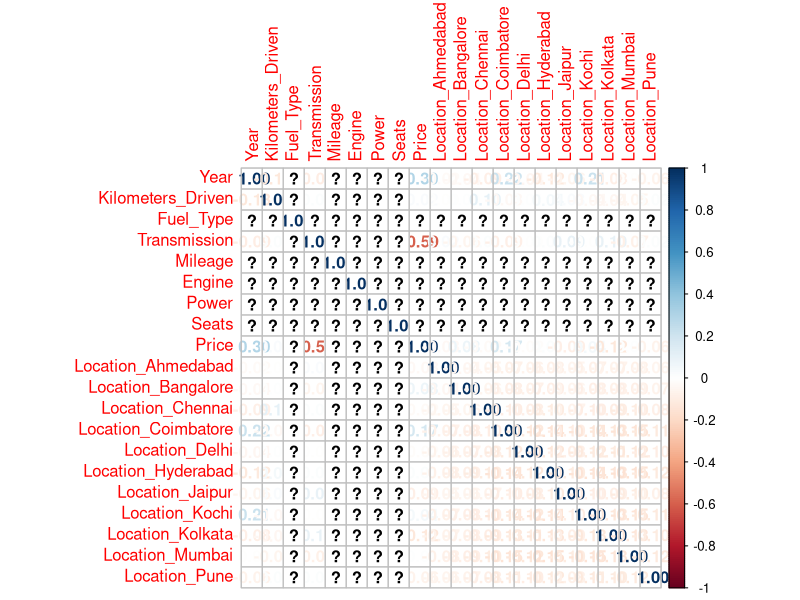
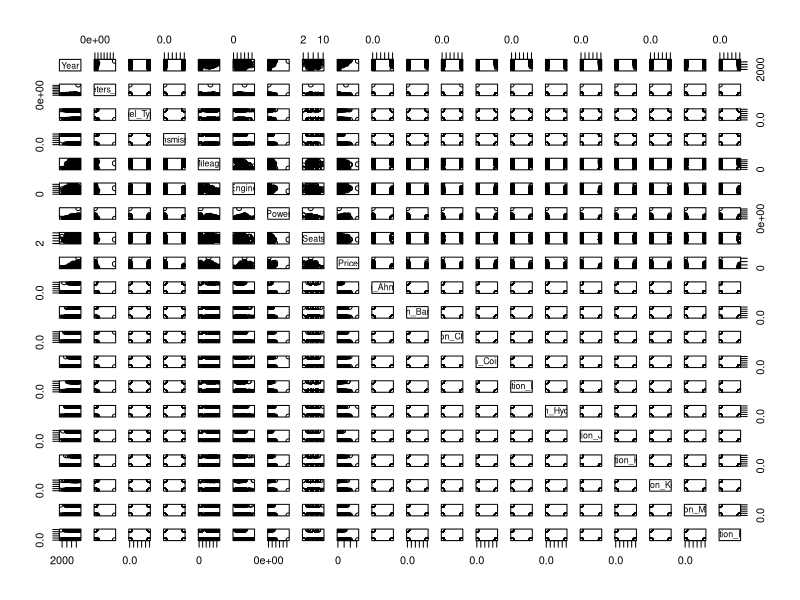
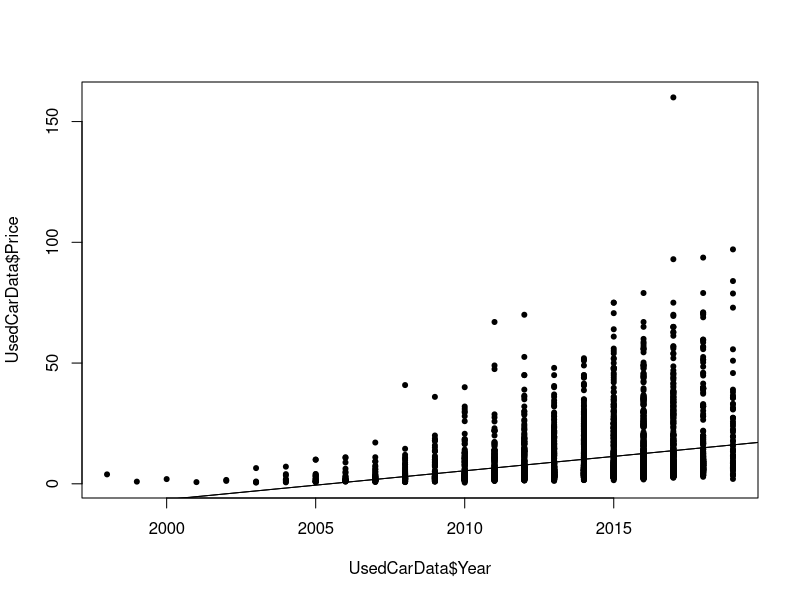

Source code (R) for these figures, in order:
## ---- chunk 1
UsedCarData <- read.csv("train_4.csv")
## ---- chunk 2
head(UsedCarData)
## ---- chunk 3
# Only keep rows that have owner type as first
UsedCarData <- subset(UsedCarData, UsedCarData$Owner_Type == "First")

head(UsedCarData)

## ---- chunk 4
#Uncomment if you need to download the "fastDummies" package
#install.packages("fastDummies")
library(fastDummies)
data_with_dummies <- dummy_cols(UsedCarData, select_columns = "Location")
UsedCarData <- cbind(UsedCarData, data_with_dummies)
UsedCarData <- UsedCarData[16:39]

#Check to see if the process was completed correctly
head(UsedCarData)

## ---- chunk 5
#Create dummy variables for the Transmission and Fuel_Type variable.
UsedCarData$Transmission <- factor(UsedCarData$Transmission, levels = c("Automatic", "Manual"), labels = c(0,1))
UsedCarData$Fuel_Type <- factor(UsedCarData$Fuel_Type, levels = c("Diesel", "Petrol"), labels = c(0,1))

#Check to see if the process was completed correctly
head(UsedCarData)
## ---- chunk 6
#Remove characters from variables that have units stored in their values
UsedCarData$Mileage <- as.integer(gsub("[^0-9]", "", UsedCarData$Mileage))
UsedCarData$Engine <- as.integer(gsub("[^0-9]", "", UsedCarData$Engine))
UsedCarData$Power <- as.integer(gsub("[^0-9]", "", UsedCarData$Power))
UsedCarData$New_Price <- as.integer(gsub("[^0-9]", "", UsedCarData$New_Price))

#Turn dummy variables into integers
UsedCarData$Transmission = as.numeric(UsedCarData$Transmission) - 1
UsedCarData$Fuel_Type = as.numeric(UsedCarData$Fuel_Type) -1

#Check to see if the process was completed correctly
head(UsedCarData)
## ---- chunk 7
#These values are the same for every car in our current data set, so we can exclude it from the regression.
UsedCarData$Owner_Type <- NULL

#Remove the New_Price variable because there are too many null values which will impact our results.
UsedCarData$New_Price <- NULL

#Remove variables that won't be used in the linear regression
UsedCarData$Location <- NULL
UsedCarData$Name <- NULL

#Check to see if the process was completed correctly
head(UsedCarData)
## ---- chunk 8
#Visualize the relationship between all the variables with a correlation matrix
library("corrplot")
corrplot(cor(UsedCarData[, 1:20]), method="number")
plot(UsedCarData[, 1:20])
plot(UsedCarData$Year, UsedCarData$Price, pch=20)
abline(lm(UsedCarData$Price ~ UsedCarData$Year))
abline(lm(UsedCarData$Price ~ UsedCarData$Year))
## ---- chunk 9
#Create the regression model
regModel <- lm(UsedCarData$Price ~ UsedCarData$Year + UsedCarData$Kilometers_Driven + UsedCarData$Mileage + UsedCarData$Engine + UsedCarData$Power + UsedCarData$Seats + UsedCarData$Location_Ahmedabad + UsedCarData$Location_Bangalore + UsedCarData$Location_Chennai + UsedCarData$Location_Coimbatore + UsedCarData$Location_Delhi + UsedCarData$Location_Hyderabad + UsedCarData$Location_Jaipur + UsedCarData$Location_Kochi + UsedCarData$Location_Kolkata + UsedCarData$Location_Mumbai + UsedCarData$Location_Pune + UsedCarData$Transmission + UsedCarData$Fuel_Type)

#Get the summary statistics
summary(regModel)
## ---- chunk 10
#Start by removing the most insignificant values, which would be Location_Jaipur.
regModel <- lm(UsedCarData$Price ~ UsedCarData$Year + UsedCarData$Kilometers_Driven + UsedCarData$Mileage + UsedCarData$Engine + UsedCarData$Power + UsedCarData$Seats + UsedCarData$Location_Ahmedabad + UsedCarData$Location_Bangalore + UsedCarData$Location_Chennai + UsedCarData$Location_Coimbatore + UsedCarData$Location_Delhi + UsedCarData$Location_Hyderabad  + UsedCarData$Location_Kochi + UsedCarData$Location_Kolkata + UsedCarData$Location_Mumbai + UsedCarData$Location_Pune + UsedCarData$Transmission + UsedCarData$Fuel_Type)

#Get the summary statistics
summary(regModel)
## ---- chunk 11
#Remove Location_Pune.
regModel <- lm(UsedCarData$Price ~ UsedCarData$Year + UsedCarData$Kilometers_Driven + UsedCarData$Mileage + UsedCarData$Engine + UsedCarData$Power + UsedCarData$Seats + UsedCarData$Location_Ahmedabad + UsedCarData$Location_Bangalore + UsedCarData$Location_Chennai + UsedCarData$Location_Coimbatore + UsedCarData$Location_Delhi + UsedCarData$Location_Hyderabad  + UsedCarData$Location_Kochi + UsedCarData$Location_Kolkata + UsedCarData$Location_Mumbai + UsedCarData$Transmission + UsedCarData$Fuel_Type)

#Get the summary statistics
summary(regModel)
## ---- chunk 12
#Remove Location_Kochi
regModel <- lm(UsedCarData$Price ~ UsedCarData$Year + UsedCarData$Kilometers_Driven + UsedCarData$Mileage + UsedCarData$Engine + UsedCarData$Power + UsedCarData$Seats + UsedCarData$Location_Ahmedabad + UsedCarData$Location_Bangalore + UsedCarData$Location_Chennai + UsedCarData$Location_Coimbatore + UsedCarData$Location_Delhi + UsedCarData$Location_Hyderabad + UsedCarData$Location_Kolkata + UsedCarData$Location_Mumbai + UsedCarData$Transmission + UsedCarData$Fuel_Type)

#Get the summary statistics
summary(regModel)
## ---- chunk 13
#Remove Location_Delhi
regModel <- lm(UsedCarData$Price ~ UsedCarData$Year + UsedCarData$Kilometers_Driven + UsedCarData$Mileage + UsedCarData$Engine + UsedCarData$Power + UsedCarData$Seats + UsedCarData$Location_Ahmedabad + UsedCarData$Location_Bangalore + UsedCarData$Location_Chennai + UsedCarData$Location_Coimbatore  + UsedCarData$Location_Hyderabad + UsedCarData$Location_Kolkata + UsedCarData$Location_Mumbai + UsedCarData$Transmission + UsedCarData$Fuel_Type)

#Get the summary statistics
summary(regModel)
## ---- chunk 14
#Remove Location_Ahmedabad
regModel <- lm(UsedCarData$Price ~ UsedCarData$Year + UsedCarData$Kilometers_Driven + UsedCarData$Mileage + UsedCarData$Engine + UsedCarData$Power + UsedCarData$Seats + UsedCarData$Location_Bangalore + UsedCarData$Location_Chennai + UsedCarData$Location_Coimbatore  + UsedCarData$Location_Hyderabad + UsedCarData$Location_Kolkata + UsedCarData$Location_Mumbai + UsedCarData$Transmission + UsedCarData$Fuel_Type)

#Get the summary statistics
summary(regModel)
## ---- chunk 15
#Remove Location_Mumbai
regModel <- lm(UsedCarData$Price ~ UsedCarData$Year + UsedCarData$Kilometers_Driven + UsedCarData$Mileage + UsedCarData$Engine + UsedCarData$Power + UsedCarData$Seats + UsedCarData$Location_Bangalore + UsedCarData$Location_Chennai + UsedCarData$Location_Coimbatore  + UsedCarData$Location_Hyderabad + UsedCarData$Location_Kolkata + UsedCarData$Transmission + UsedCarData$Fuel_Type)

#Get the summary statistics
summary(regModel)
## ---- chunk 16
#Remove Kilometers_Driven
regModel <- lm(UsedCarData$Price ~ UsedCarData$Year + UsedCarData$Mileage + UsedCarData$Engine + UsedCarData$Power + UsedCarData$Seats + UsedCarData$Location_Bangalore + UsedCarData$Location_Chennai + UsedCarData$Location_Coimbatore  + UsedCarData$Location_Hyderabad + UsedCarData$Location_Kolkata + UsedCarData$Transmission + UsedCarData$Fuel_Type)

#Get the summary statistics
summary(regModel)
## ---- chunk 17
#Remove Location_Chennai
regModel <- lm(UsedCarData$Price ~ UsedCarData$Year + UsedCarData$Mileage + UsedCarData$Engine + UsedCarData$Power + UsedCarData$Seats + UsedCarData$Location_Bangalore + UsedCarData$Location_Coimbatore  + UsedCarData$Location_Hyderabad + UsedCarData$Location_Kolkata + UsedCarData$Transmission + UsedCarData$Fuel_Type)

#Get the summary statistics
summary(regModel)
## ---- chunk 18
#Get the number of data points in the data set
num_samples = dim(UsedCarData)[1]

#Set the training set size to 80%
sampling.rate = 0.8

#Randomly select which data points will be included in the data set
training <- sample(1:num_samples, sampling.rate * num_samples, replace=FALSE)

#Define the training set with the selected training data points
trainingSet <- subset(UsedCarData[training, ])

#The remaining data will form the testing set
testing <- setdiff(1:num_samples, training)

#Define the testing set with the selected testing data points
testingSet <- subset(UsedCarData[testing, ])

head(testingSet)
## ---- chunk 19
#Fit a model for the training set
regModel <- lm(Price ~ Year + Mileage + Engine + Power + Seats + Location_Bangalore + Location_Coimbatore  + Location_Hyderabad + Location_Kolkata + Transmission + Fuel_Type, data=trainingSet)

#Perform predictions for the testing set
predictions <- predict(regModel, testingSet)

#Display the results
head(predictions)
## ---- chunk 20
#Calculate mse and remove all empty values within the error vector
error = predictions - testingSet$Price
any(is.na(error))
mse <- mean(error^2, na.rm = TRUE)
mse

## ---- chunk 21
#Read in the unlabeled data
unlabeledData <- read.csv("unlabeled.csv")

#Check that the data has been read in.
head(unlabeledData)
## ---- chunk 22
#Create dummy variables for the Location variable.
data_with_dummies <- dummy_cols(unlabeledData, select_columns = "Location")
unlabeledData <- cbind(unlabeledData, data_with_dummies)
# unlabeledData <- unlabeledData[16:39]

#Create dummy variables
unlabeledData$Transmission <- factor(unlabeledData$Transmission, levels = c("Automatic", "Manual"), labels = c(0,1))
unlabeledData$Fuel_Type <- factor(unlabeledData$Fuel_Type, levels = c("Diesel", "Petrol"), labels = c(0,1))

#Remove characters from variables that have units stored in their values
unlabeledData$Mileage <- as.integer(gsub("[^0-9]", "", unlabeledData$Mileage))
unlabeledData$Engine <- as.integer(gsub("[^0-9]", "", unlabeledData$Engine))
unlabeledData$Power <- as.integer(gsub("[^0-9]", "", unlabeledData$Power))

#Turn dummy variables into integers
unlabeledData$Transmission = as.numeric(unlabeledData$Transmission) - 1
unlabeledData$Fuel_Type = as.numeric(unlabeledData$Fuel_Type) - 1
#These values are the same for every car in our current data set, so we can exclude it from the regression.
unlabeledData$Owner_Type <- NULL

#Remove the New_Price variable because there are too many null values which will impact our results.
unlabeledData$New_Price <- NULL

#Remove variables that won't be used in the linear regression
unlabeledData$Location <- NULL
unlabeledData$Name <- NULL

# Check to see if the process was completed correctly
head(unlabeledData)
## ---- chunk 23
#Perform predictions for the unlabeled set
predictionsOfPrice <- predict(regModel, unlabeledData)

#Display the results
head(predictions)
## ---- chunk 24
#Read in the unlabeled data answers
truth <- read.csv("unlabeled_answers.csv")

#Check that the data has been read in.
head(truth)
## ---- chunk 25
#Calculate mse and remove all empty values within the error vector
error = predictionsOfPrice - truth$Price
any(is.na(error))
mse <- mean(error^2, na.rm = TRUE)
mse
